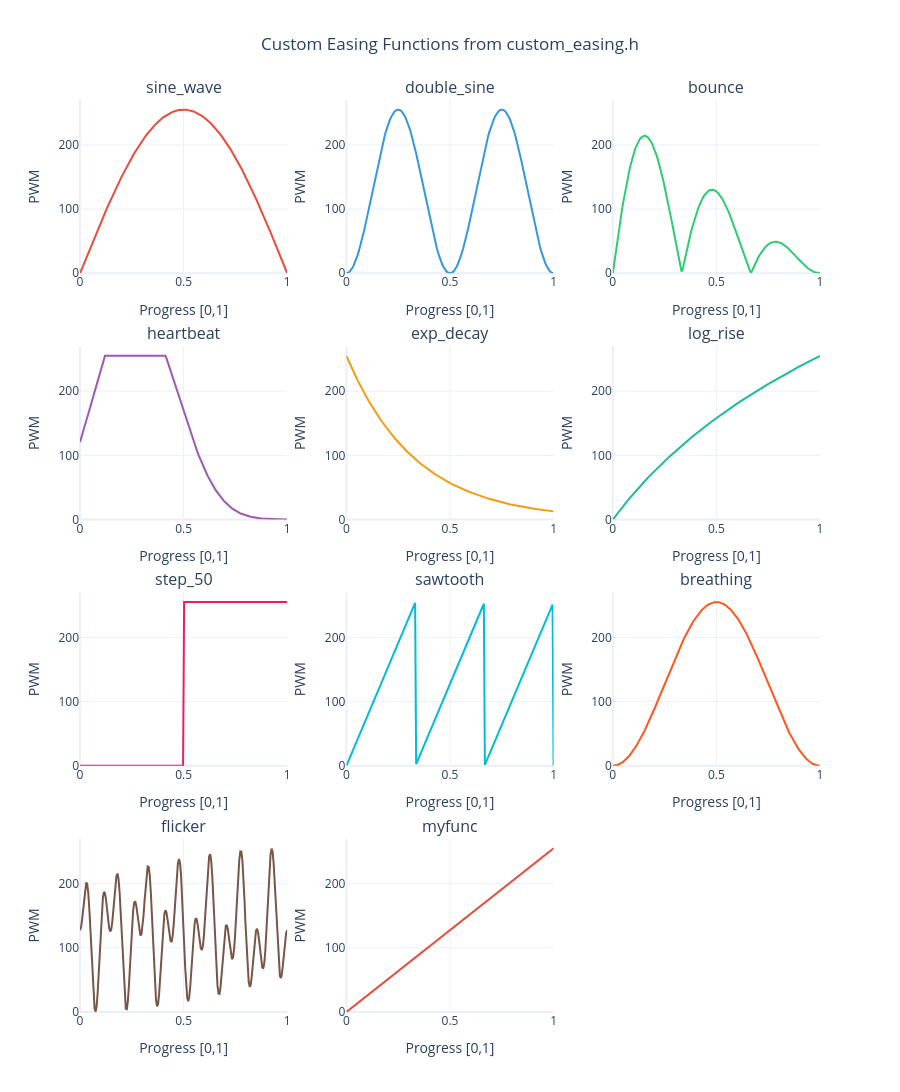

Write notebook code for a chart like this one.
### Markdown cell above
## 5.5 Custom Easing Functions (F Mode)

### F Mode Format
```
RAMP:(F:function_name,duration_ms);
```

**Key Points:**
- **F mode only takes 2 parameters:** function name and duration
- **All functions receive `progress` ∈ [0, 1]** - time is converted to progress externally
- **Functions return output ∈ [0, 255]** - Arduino clips values after function returns
- **For DAC channels:** Arduino scales the 0-255 output to 0-4095 automatically

### Adding New Custom Functions

**Question: Is a new function immediately available after adding to `custom_easing.h`?**

| Environment | Availability |
|-------------|--------------|
| **Python Simulator** | ✅ YES - Automatically loaded when you run `--custom-funcs custom_easing.h` |
| **Protocol Parsing** | ✅ YES - Parser dynamically reads function names from header file |
| **Arduino** | ❌ NO - Requires **recompilation** and re-upload of firmware |

**Why Arduino requires recompilation:**
1. Arduino compiles C++ code at upload time
2. New function names need to be added to a dispatch table in the firmware
3. The firmware must be modified to call your new function based on its name

**To add a new function:**
1. Add to `light_controller_v2_3_arduino/custom_easing.h`:
```c
// CUSTOM_FUNC: my_new_func
// PYTHON_EQUIV: lambda p: 255 * (p ** 2)

float my_new_func(float progress) {
    return 255.0 * progress * progress;  // Quadratic
}
```

2. For Python simulator: Works immediately!
3. For Arduino: Modify firmware to handle the new function name in the dispatch logic

### All Available Custom Functions

### Code cell
# Visualize ALL custom functions from custom_easing.h
import re
import math
from pathlib import Path

# Load custom functions from header file (updated path for v2.3)
header_path = Path("../light_controller_v2_3_arduino/custom_easing.h")

custom_functions = {}
if header_path.exists():
    content = header_path.read_text()
    
    # Parse CUSTOM_FUNC and PYTHON_EQUIV pairs
    pattern = r'//\s*CUSTOM_FUNC:\s*(\w+)\s*\n\s*//\s*PYTHON_EQUIV:\s*(.+)'
    matches = re.findall(pattern, content)
    
    for name, expr in matches:
        try:
            func = eval(expr, {'math': math, 'sin': math.sin, 'cos': math.cos, 
                               'exp': math.exp, 'log': math.log, 'sqrt': math.sqrt,
                               'abs': abs, 'min': min, 'max': max,
                               'pi': math.pi, 'PI': math.pi, 'e': math.e})
            custom_functions[name] = func
        except Exception as e:
            print(f"Failed to load {name}: {e}")
    
    print(f"✓ Loaded {len(custom_functions)} custom functions from {header_path.name}:")
    for name in custom_functions:
        print(f"  • {name}")
else:
    print(f"⚠️ Header file not found: {header_path}")
    print("  Creating sample functions for demonstration...")
    # Fallback sample functions
    custom_functions = {
        'sine_wave': lambda p: 255 * math.sin(p * math.pi),
        'heartbeat': lambda p: min(255, 255 * (math.exp(-20*(p-0.2)**2) + 0.6*math.exp(-20*(p-0.4)**2))),
        'bounce': lambda p: 255 * abs(math.sin(p * math.pi * 3) * (1 - p)),
        'breathing': lambda p: 127.5 * (1 - math.cos(2 * math.pi * p)),
    }

# Create visualization grid
n_funcs = len(custom_functions)
cols = 3
rows = (n_funcs + cols - 1) // cols

fig = make_subplots(
    rows=rows, cols=cols,
    subplot_titles=list(custom_functions.keys()),
    vertical_spacing=0.08,
    horizontal_spacing=0.08
)

progress = np.linspace(0, 1, 200)
colors = ['#e74c3c', '#3498db', '#2ecc71', '#9b59b6', '#f39c12', 
          '#1abc9c', '#e91e63', '#00bcd4', '#ff5722', '#795548']

for idx, (name, func) in enumerate(custom_functions.items()):
    row = idx // cols + 1
    col = idx % cols + 1
    
    try:
        pwm = np.array([func(p) for p in progress])
        # Clip for display (Arduino clips after function)
        pwm = np.clip(pwm, 0, 255)
    except Exception as e:
        pwm = np.zeros_like(progress)
        print(f"Error evaluating {name}: {e}")
    
    fig.add_trace(
        go.Scatter(
            x=progress, y=pwm,
            mode='lines',
            name=name,
            line=dict(color=colors[idx % len(colors)], width=2),
            showlegend=False
        ),
        row=row, col=col
    )
    
    # Add axis labels
    fig.update_xaxes(title_text="Progress [0,1]", row=row, col=col)
    fig.update_yaxes(title_text="Output", range=[0, 270], row=row, col=col)

fig.update_layout(
    title=dict(text="Custom Easing Functions from custom_easing.h", x=0.5),
    height=300 * rows,
    template="plotly_white"
)

fig.show()

# Print protocol usage examples
print("\n" + "=" * 50)
print("Protocol Usage Examples:")
print("=" * 50)
for name in list(custom_functions.keys())[:5]:
    print(f"PATTERN:1;CH:1;RAMP:(F:{name},5000);REPEATS:3")
print("...")

### Figure 1 — Plotly figure (JSON) as saved in the notebook; plotly's stock layout.template omitted (floating-point values rounded to 4 significant figures; data arrays with more than 128 entries replaced by an {"elided": "..."} marker saying what was removed)
{"data": [{"line": {"color": "#e74c3c", "width": 2}, "mode": "lines", "name": "sine_wave", "showlegend": false, "type": "scatter", "x": {"elided": "200 float values"}, "xaxis": "x", "y": {"elided": "200 float values"}, "yaxis": "y"}, {"line": {"color": "#3498db", "width": 2}, "mode": "lines", "name": "double_sine", "showlegend": false, "type": "scatter", "x": {"elided": "200 float values"}, "xaxis": "x2", "y": {"elided": "200 float values"}, "yaxis": "y2"}, {"line": {"color": "#2ecc71", "width": 2}, "mode": "lines", "name": "bounce", "showlegend": false, "type": "scatter", "x": {"elided": "200 float values"}, "xaxis": "x3", "y": {"elided": "200 float values"}, "yaxis": "y3"}, {"line": {"color": "#9b59b6", "width": 2}, "mode": "lines", "name": "heartbeat", "showlegend": false, "type": "scatter", "x": {"elided": "200 float values"}, "xaxis": "x4", "y": {"elided": "200 float values"}, "yaxis": "y4"}, {"line": {"color": "#f39c12", "width": 2}, "mode": "lines", "name": "exp_decay", "showlegend": false, "type": "scatter", "x": {"elided": "200 float values"}, "xaxis": "x5", "y": {"elided": "200 float values"}, "yaxis": "y5"}, {"line": {"color": "#1abc9c", "width": 2}, "mode": "lines", "name": "log_rise", "showlegend": false, "type": "scatter", "x": {"elided": "200 float values"}, "xaxis": "x6", "y": {"elided": "200 float values"}, "yaxis": "y6"}, {"line": {"color": "#e91e63", "width": 2}, "mode": "lines", "name": "step_50", "showlegend": false, "type": "scatter", "x": {"elided": "200 float values"}, "xaxis": "x7", "y": {"elided": "200 int values"}, "yaxis": "y7"}, {"line": {"color": "#00bcd4", "width": 2}, "mode": "lines", "name": "sawtooth", "showlegend": false, "type": "scatter", "x": {"elided": "200 float values"}, "xaxis": "x8", "y": {"elided": "200 float values"}, "yaxis": "y8"}, {"line": {"color": "#ff5722", "width": 2}, "mode": "lines", "name": "breathing", "showlegend": false, "type": "scatter", "x": {"elided": "200 float values"}, "xaxis": "x9", "y": {"elided": "200 float values"}, "yaxis": "y9"}, {"line": {"color": "#795548", "width": 2}, "mode": "lines", "name": "flicker", "showlegend": false, "type": "scatter", "x": {"elided": "200 float values"}, "xaxis": "x10", "y": {"elided": "200 float values"}, "yaxis": "y10"}, {"line": {"color": "#e74c3c", "width": 2}, "mode": "lines", "name": "myfunc", "showlegend": false, "type": "scatter", "x": {"elided": "200 float values"}, "xaxis": "x11", "y": {"elided": "200 float values"}, "yaxis": "y11"}], "layout": {"annotations": [{"font": {"size": 16}, "showarrow": false, "text": "sine_wave", "x": 0.14, "xanchor": "center", "xref": "paper", "y": 1, "yanchor": "bottom", "yref": "paper"}, {"font": {"size": 16}, "showarrow": false, "text": "double_sine", "x": 0.5, "xanchor": "center", "xref": "paper", "y": 1, "yanchor": "bottom", "yref": "paper"}, {"font": {"size": 16}, "showarrow": false, "text": "bounce", "x": 0.86, "xanchor": "center", "xref": "paper", "y": 1, "yanchor": "bottom", "yref": "paper"}, {"font": {"size": 16}, "showarrow": false, "text": "heartbeat", "x": 0.14, "xanchor": "center", "xref": "paper", "y": 0.73, "yanchor": "bottom", "yref": "paper"}, {"font": {"size": 16}, "showarrow": false, "text": "exp_decay", "x": 0.5, "xanchor": "center", "xref": "paper", "y": 0.73, "yanchor": "bottom", "yref": "paper"}, {"font": {"size": 16}, "showarrow": false, "text": "log_rise", "x": 0.86, "xanchor": "center", "xref": "paper", "y": 0.73, "yanchor": "bottom", "yref": "paper"}, {"font": {"size": 16}, "showarrow": false, "text": "step_50", "x": 0.14, "xanchor": "center", "xref": "paper", "y": 0.46, "yanchor": "bottom", "yref": "paper"}, {"font": {"size": 16}, "showarrow": false, "text": "sawtooth", "x": 0.5, "xanchor": "center", "xref": "paper", "y": 0.46, "yanchor": "bottom", "yref": "paper"}, {"font": {"size": 16}, "showarrow": false, "text": "breathing", "x": 0.86, "xanchor": "center", "xref": "paper", "y": 0.46, "yanchor": "bottom", "yref": "paper"}, {"font": {"size": 16}, "showarrow": false, "text": "flicker", "x": 0.14, "xanchor": "center", "xref": "paper", "y": 0.19, "yanchor": "bottom", "yref": "paper"}, {"font": {"size": 16}, "showarrow": false, "text": "myfunc", "x": 0.5, "xanchor": "center", "xref": "paper", "y": 0.19, "yanchor": "bottom", "yref": "paper"}], "height": 1200, "title": {"text": "Custom Easing Functions from custom_easing.h", "x": 0.5}, "xaxis": {"anchor": "y", "domain": [0, 0.28], "title": {"text": "Progress [0,1]"}}, "xaxis10": {"anchor": "y10", "domain": [0, 0.28], "title": {"text": "Progress [0,1]"}}, "xaxis11": {"anchor": "y11", "domain": [0.36, 0.64], "title": {"text": "Progress [0,1]"}}, "xaxis12": {"anchor": "y12", "domain": [0.72, 1]}, "xaxis2": {"anchor": "y2", "domain": [0.36, 0.64], "title": {"text": "Progress [0,1]"}}, "xaxis3": {"anchor": "y3", "domain": [0.72, 1], "title": {"text": "Progress [0,1]"}}, "xaxis4": {"anchor": "y4", "domain": [0, 0.28], "title": {"text": "Progress [0,1]"}}, "xaxis5": {"anchor": "y5", "domain": [0.36, 0.64], "title": {"text": "Progress [0,1]"}}, "xaxis6": {"anchor": "y6", "domain": [0.72, 1], "title": {"text": "Progress [0,1]"}}, "xaxis7": {"anchor": "y7", "domain": [0, 0.28], "title": {"text": "Progress [0,1]"}}, "xaxis8": {"anchor": "y8", "domain": [0.36, 0.64], "title": {"text": "Progress [0,1]"}}, "xaxis9": {"anchor": "y9", "domain": [0.72, 1], "title": {"text": "Progress [0,1]"}}, "yaxis": {"anchor": "x", "domain": [0.81, 1], "range": [0, 270], "title": {"text": "PWM"}}, "yaxis10": {"anchor": "x10", "domain": [0, 0.19], "range": [0, 270], "title": {"text": "PWM"}}, "yaxis11": {"anchor": "x11", "domain": [0, 0.19], "range": [0, 270], "title": {"text": "PWM"}}, "yaxis12": {"anchor": "x12", "domain": [0, 0.19]}, "yaxis2": {"anchor": "x2", "domain": [0.81, 1], "range": [0, 270], "title": {"text": "PWM"}}, "yaxis3": {"anchor": "x3", "domain": [0.81, 1], "range": [0, 270], "title": {"text": "PWM"}}, "yaxis4": {"anchor": "x4", "domain": [0.54, 0.73], "range": [0, 270], "title": {"text": "PWM"}}, "yaxis5": {"anchor": "x5", "domain": [0.54, 0.73], "range": [0, 270], "title": {"text": "PWM"}}, "yaxis6": {"anchor": "x6", "domain": [0.54, 0.73], "range": [0, 270], "title": {"text": "PWM"}}, "yaxis7": {"anchor": "x7", "domain": [0.27, 0.46], "range": [0, 270], "title": {"text": "PWM"}}, "yaxis8": {"anchor": "x8", "domain": [0.27, 0.46], "range": [0, 270], "title": {"text": "PWM"}}, "yaxis9": {"anchor": "x9", "domain": [0.27, 0.46], "range": [0, 270], "title": {"text": "PWM"}}}}
